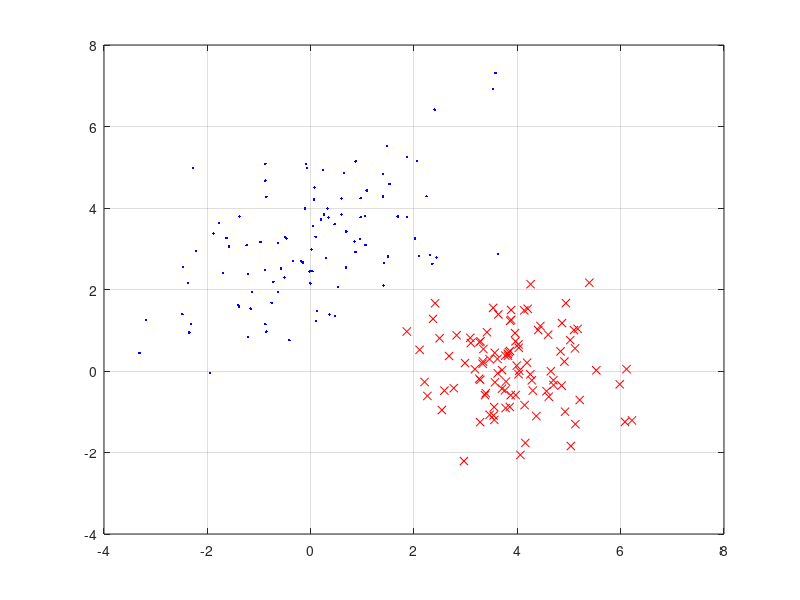

The MATLAB script that drew this image: (Note: this script raises an error after producing the figure.)

% Bayes Classifier (different Covariance)

m1 = [0 3];
m2 = [4 0];
C1 = [2 1;1 2];
C2 = [1 0; 0 1];
% Parameters of Cuadratic Bayes
A = inv(C1)-inv(C2);
b = 2*(m2*inv(C2)-m1*inv(C1));
c = (m1*inv(C1)*m1'-m2*inv(C2)*m2')+log(det(C1)/det(C2));

figure(1)
N = 100;
X1 = mvnrnd(m1, C1, N);
X2 = mvnrnd(m2, C2, N);
plot(X1(:,1),X1(:,2),'b.', X2(:,1),X2(:,2),'rx');
grid on
hold on
g = @(x,y) [A(1,1)*x^2 + (A(1,2)+A(2,1))*x*y + A(2,2)*y^2] + [b(1)*x + b(2)*y] + c;
h = ezplot(g,figure(1));
h.Color = 'k';
h.LineWidth = 1;
title('Bayes Classifier');
ylabel('y')
xlabel('x')
axis([-6 8 -6 10])


%%%%%%%%%%%%%%%%%%%%%%%%%%%%%%%%%%%%%%%%%%%%%%%%%%%%%%%%%%%%%%%%%%%%%%%%%%%

% Posterior Probability

numGrid = 50;
xRange = linspace(-4.0, 7.0, numGrid);
yRange = linspace(-4.0, 7.0, numGrid);
PostP1 = zeros(numGrid, numGrid);
%PostP2=PostP1;
for i=1:numGrid
   for j=1:numGrid;
      %Aqui habia que cambiar la funcion de la prob post, hay que tener en
      %cuenta todos los terminos que incluian C1 y C2, por lo que queda un
      %termino cuadratico dentro de la exponencial y los determinantes
      %fuera.
      PostP1(i,j) = 1/(1+((det(C1))/(det(C2))^(1/2))*exp((1/2)*(((xRange(i)^2)*A(1,1))+((A(1,2)+A(2,1))*xRange(i)*(yRange(j))')+((yRange(j)^2)*A(2,2))+(xRange(i))*b(1)+yRange(j)*b(2)+c)));
      %PostP2(i,j) = 1/(1+exp((-1/2)*((xRange(i))*w(1)+yRange(j)*w(2)+w0)));
   end
end

figure
surfc(xRange,yRange, PostP1')
ylabel('y'), xlabel('x'), zlabel('Posterior Probability Class 1 (Blue)')
%Muy importante, traspuesta de PostP1, ya que matlab recibe como matrix
%[m,n] siendo m el eje y y n el x, as contrario de lo computado!! si n se
%cambia esto, sale con orientacion perpendicular, no lo esperado
